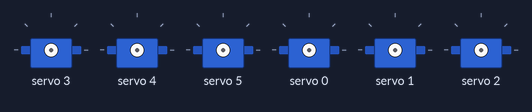
Recording of a sketch running on a simulated Arduino Uno, built with avr-gcc and run on an emulated ATmega328P. On the bench: 6 × servo.

Above: at 0.05 s.
At 1.15 s:
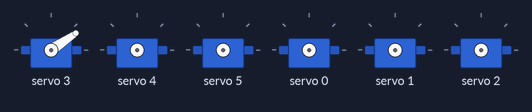
At 2.55 s:
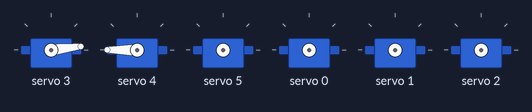
At 5.1 s:
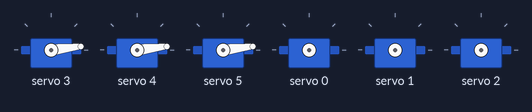
At 7.55 s:
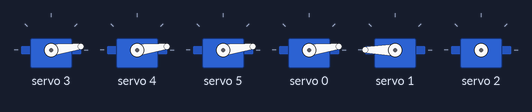
At 10.0 s:
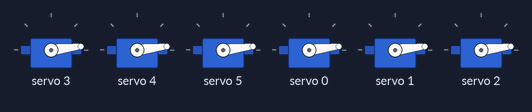
Timing chart, 0 to 13.1 s (numbered marks = the images above):
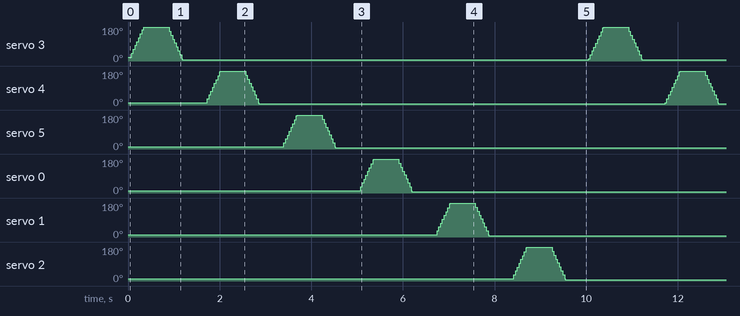

The sketch:

servoMotor.ino
```cpp
#include <Wire.h>
#include <Adafruit_PWMServoDriver.h>

Adafruit_PWMServoDriver myServo = Adafruit_PWMServoDriver();

#define SERVOMIN 150
#define SERVOMAX 600

uint8_t servonum = 3;
uint8_t numberOfServos = 6;

void setup() {
  Serial.begin(9600);
  myServo.begin();
  myServo.setPWMFreq(60);
  delay(10);
}

void loop() {
  for (uint16_t pulselen = SERVOMIN; pulselen < SERVOMAX; pulselen++){
    myServo.setPWM(servonum, 0, pulselen);
  }
  delay(500);
  for (uint16_t pulselen = SERVOMAX; pulselen > SERVOMIN; pulselen--){
    myServo.setPWM(servonum, 0, pulselen);
  }
  delay(500);

  servonum ++;
  if (servonum > numberOfServos-1)
     servonum = 0;
}
```

Measured:
- by itself, servo 4, servo 5, servo 0–2: repeats every 10.0 s: 53° 0.04 s, 74° 0.04 s, 94° 0.04 s, 115° 0.04 s, 135° 0.04 s, 156° 0.04 s, 177° 0.01 s, 180° 0.55 s, 158° 0.04 s, 137° 0.04 s, 116° 0.04 s, 96° 0.04 s, 75° 0.04 s, 55° 0.04 s, 34° 0.04 s, 13° 0.01 s, 7° 8.9 s, 11° 0.04 s, 32° 0.04 s
